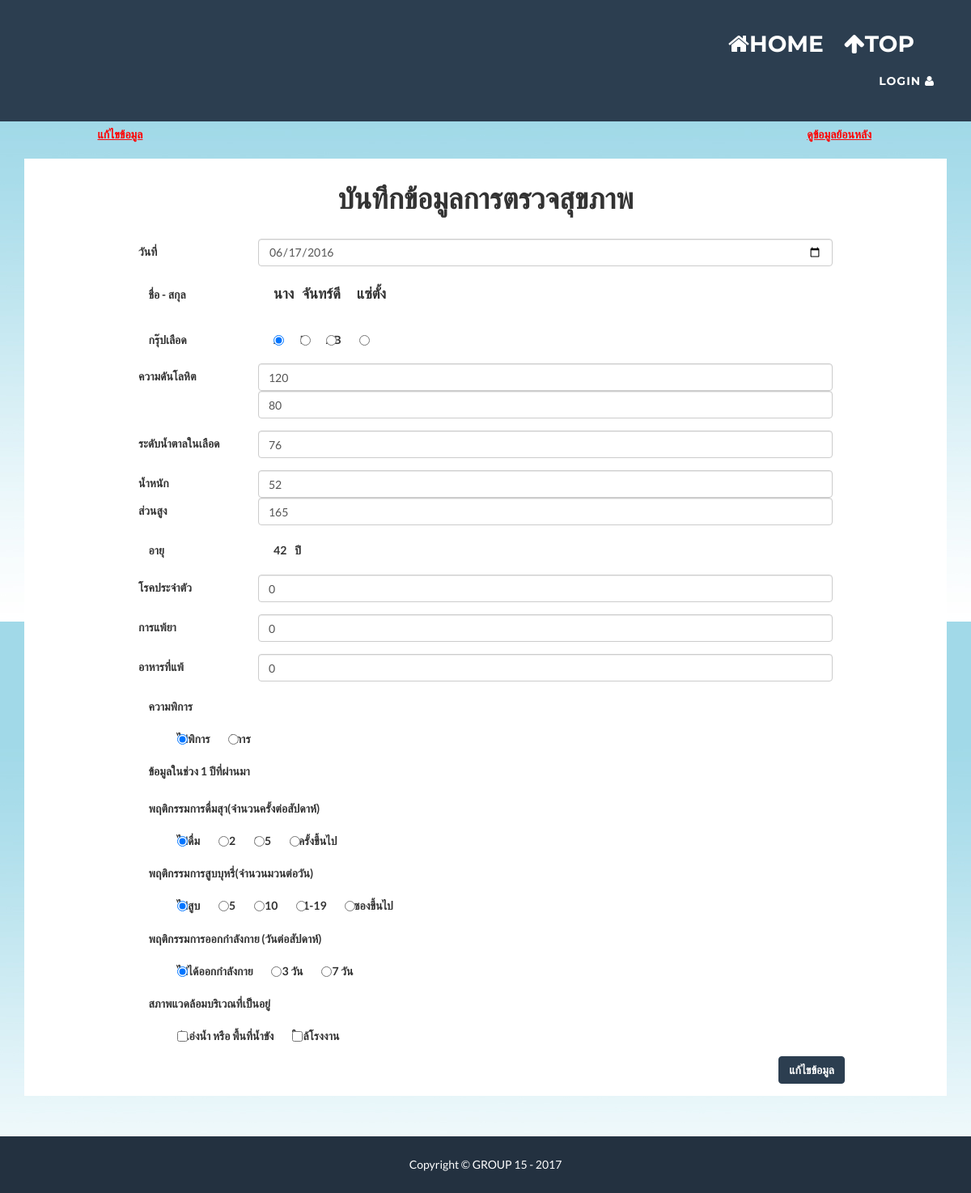
The app's page /adddata-old-case-edit.php?id=1234423443546, older data.
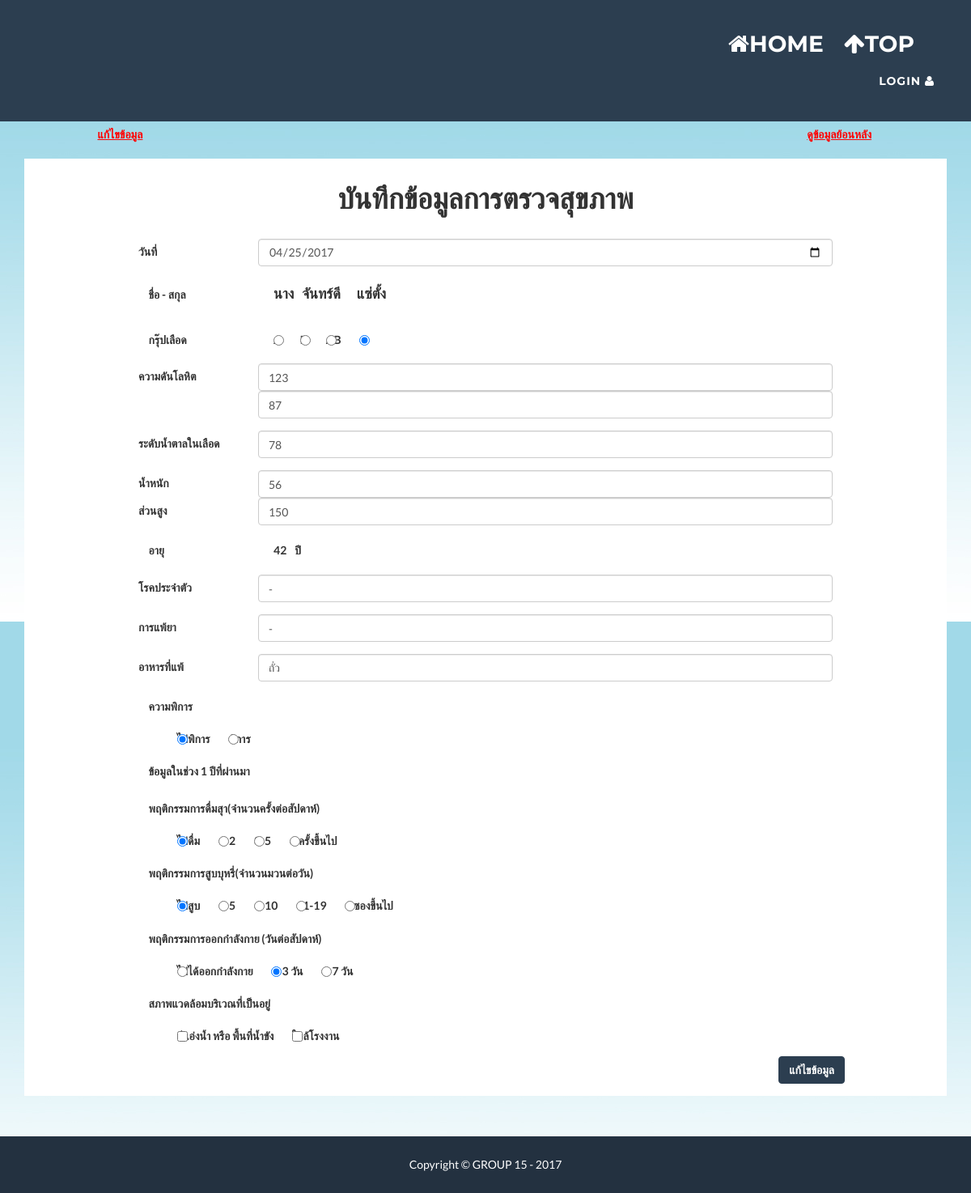
The same page, newer data.
### tables this page shows
CREATE TABLE `health_info` (
  `Hcid` varchar(13) NOT NULL,
  `Year` year(4) NOT NULL,
  `Date_of_Health` date NOT NULL,
  `Blood_group` char(2) NOT NULL,
  `BP_SYS` int(3) NOT NULL,
  `BP_DIA` int(3) NOT NULL,
  `FBS` int(3) NOT NULL,
  `Weight` double(5,0) NOT NULL,
  `Height` double(6,0) NOT NULL,
  `Chronic_Disease` varchar(150) NOT NULL,
  `Intolerance` varchar(150) NOT NULL,
  `Food_allergies` varchar(150) NOT NULL,
  `Disability` int(1) NOT NULL,
  `BOA` int(1) NOT NULL,
  `BOS` int(1) NOT NULL,
  `Exercise` int(1) NOT NULL,
  `Water_area` int(1) NOT NULL,
  `Near_factory` int(1) NOT NULL
);

### adddata-old-case-edit.php (the view, shortened to what the changed rows need)
<?php include "head.php" ?>
<?php include "connection.php" ?>
<?php
    $id = $_GET['id'];
?>
 <?php
    $sql = "SELECT * FROM health_info WHERE Hcid = '$id' ";
    $result = mysqli_query($con,$sql);
    while($row = mysqli_fetch_array($result)){
        $d = $row["Date_of_Health"];
        $w = $row["Weight"];
        $h = $row["Height"];
        $bg = $row["Blood_group"];
        $dis= $row["Disability"];
        $into = $row["Intolerance"];
        $food = $row["Food_allergies"];
        $sys = $row["BP_SYS"];
        $dia = $row["BP_DIA"];
        $fbs = $row["FBS"];
        $chr = $row["Chronic_Disease"];
        $bos = $row["BOS"];
        $boa = $row["BOA"];
        $ex = $row["Exercise"];
        $wa = $row["Water_area"];
        $nf = $row["Near_factory"];
    }
    if(isset($_SESSION['PHP_SELF'])){
        $p = htmlspecialchars($_SESSION['PHP_SELF']);
    }else{
        $p = '';
    }
?>
<div>
    <div class="container" style="background:white" d>
      <div class="row">
        <div class="col-lg-12">
          <div style="width:100%" >
            <div align="center" style="padding-top:10px;padding-bottom:20px"><h1>บันทึกข้อมูลการตรวจสุขภาพ</h1></div>
            <form name="myForm" action="<?php echo $p?>" method="POST" onsubmit="return validateForm()">
              <div class="form-group row" style="margin-left:10%;margin-right:10%" id="lname_div">
            <div class="col-10">
              <?php echo "<input class='form-control' type='date' class='form-control' id='date' placeholder='Date' maxlength='0' value='$d'>"?>
            </div>
            </div>
              <div class="form-check form-group row" style="margin-left:10%">
                <label class="form-check-label">
                  <input class="form-check-input" type="radio" name="BloodGroup" id="inlineRadioA" value='$bg' <?php if($bg == 'A') echo "checked"; ?>>A
                </label>
                <label class="form-check-label" style="margin-left:2%">
                  <input class='form-check-input' type='radio' name='BloodGroup' id='inlineRadioA' value='$bg' <?php if($bg == 'B') echo "checked"; ?>>B
                </label>
                <label class="form-check-label" style="margin-left:2%">
                  <input class='form-check-input' type='radio' name='BloodGroup' id='inlineRadioA' value='$bg'<?php if($bg == 'AB') echo "checked"; ?>>AB
                </label>
                <label class="form-check-label" style="margin-left:2%">
                  <input  class='form-check-input' type='radio' name='BloodGroup' id='inlineRadioA' value='$bg' <?php if($bg == 'O') echo "checked";?>>O
                </label>
              </div>
              <div class="form-group row" style="margin-left:10%;margin-right:10%">
                <div class="col-10">
                  <?php echo "<input  class='form-control' type='number' id='SYS' name='SYS' placeholder='SYS' min='1' max='999' value='$sys'>" ?>
                  <?php echo "<input  class='form-control' type='number' id='DIA' name='DIA'  placeholder='DIA' min='1' max='999' value='$dia'>" ?>
                </div>
              </div>
              <div class="form-group row" style="margin-left:10%;margin-right:10%">
                <div class="col-10">
                  <?php echo "<input class='form-control' type='number' id='FBS' name='FBS' placeholder='FBS' min='1' max='999' value='$fbs'>" ?>
                </div>
              </div>
              <div class="form-group row" style="margin-left:10%;margin-right:10%">
               <div class="col-10">
                <?php echo "<input class='form-control' type='number' id='weight' name='weight' placeholder='kilogram' min='1' max='999' value='$w'>" ?>
              </div>
              <div class="col-10">
                <?php echo "<input class='form-control' type='number' id='height' name='height' placeholder='meter' min='1' max='999' value='$h'>" ?>
              </div>
            </div>
                <div class="form-group row" style="margin-left:10%;margin-right:10%" id="chr_div">
              <div class="col-10">
                <?php echo"<input  class='form-control' type='text' id='chr' name='chr' placeholder='โรคประจำตัว' onkeyup='clean_not_char(this)' onkeydown='clean_not_char(this)' value = '$chr'>" ?>
              </div>
          </div>
          <div class="form-group row" style="margin-left:10%;margin-right:10%" id="into_div">
              <div class="col-10">
                <?php echo "<input  class='form-control' type='text' id='into' name='into' placeholder='การแพ้ยา' onkeyup='clean_not_char(this)' onkeydown='clean_not_char(this)' value = '$into'>" ?>
              </div>
          </div>
          <div class="form-group row" style="margin-left:10%;margin-right:10%" id="food_div">
              <div class="col-10">
                <?php echo "<input class='form-control' type='text' id='food' name='food' placeholder='อาหารที่แพ้' onkeyup='clean_not_char(this)' onkeydown='clean_not_char(this)' value='$food'>" ?>
              </div>
          </div>
          <div class="form-check form-group row" style="margin-left:10%" >
            <label class="form-check-label"  style="margin-left:5%">
              <input class='form-check-input' type='radio' name='disa' id='disa0' value='$dis' <?php if($dis == 0) echo "checked"?>>ไม่พิการ
            </label>
            <label class="form-check-label" style="margin-left:2%">
              <input class='form-check-input' type='radio' name='disa' id='disa1' value='$dis' <?php if($dis == 1) echo "checked"?>>พิการ
            </label>
          </div>
            <div class="form-check form-group row" style="margin-left:10%">
              <label class="form-check-label" style="margin-left:5%">
                <input class='form-check-input' type='radio' name='Drink' id='drink0' value='$boa' <?php if($boa == 0) echo "checked"?>> ไม่ดื่ม
              </label>
              <label class="form-check-label" style="margin-left:2%">
                <input  class='form-check-input' type='radio' name='Drink' id='drink1' value='$boa' <?php if($boa == 1) echo "checked"?>> 1-2
              </label>
              <label class="form-check-label" style="margin-left:2%">
                <input  class='form-check-input' type='radio' name='Drink' id='drink2' value='$boa' <?php if($boa == 2) echo "checked"?>> 3-5
              </label>
              <label class="form-check-label" style="margin-left:2%">
                <input  class='form-check-input' type='radio' name='Drink' id='drink3' value='$boa' <?php if($boa == 3) echo "checked"?>> 6 ครั้งขึ้นไป
              </label>
            </div>
            <div class="form-check form-group row" style="margin-left:10%">
              <label class="form-check-label"  style="margin-left:5%">
                <input  class='form-check-input' type='radio' name='Smoke' id='Smoke0' value='$bos' <?php if($bos == 0) echo "checked"?>> ไม่สูบ
              </label>
              <label class="form-check-label" style="margin-left:2%">
                <input class='form-check-input' type='radio' name='Smoke' id='Smoke1' value='$bos' <?php if($bos == 1) echo "checked"?>> 1-5
              </label>
              <label class="form-check-label" style="margin-left:2%">
                <input class='form-check-input' type='radio' name='Smoke' id='Smoke2' value='$bos' <?php if($bos == 2) echo "checked"?>> 6-10
              </label>
              <label class="form-check-label" style="margin-left:2%">
                <input  class='form-check-input' type='radio' name='Smoke' id='Smoke3' value='$bos' <?php if($bos == 3) echo "checked"?>> 11-19
              </label>
              <label class="form-check-label" style="margin-left:2%">
                <input  class='form-check-input' type='radio' name='Smoke' id='Smoke4' value='$bos'<?php if($bos == 4) echo "checked"?>> 1 ซองขึ้นไป
              </label>
            </div>
            <div class="form-check form-group row" style="margin-left:10%">
              <label class="form-check-label"  style="margin-left:5%">
                <input  class='form-check-input' type='radio' name='exercise' id='exercise0' value='$ex' <?php if($ex == 0) echo "checked" ?>>ไม่ได้ออกกำลังกาย
              </label>
              <label class="form-check-label" style="margin-left:2%">
                <input  class='form-check-input' type='radio' name='exercise' id='exercise1' value='$ex' <?php if($ex == 1) echo "checked"?>>1-3 วัน
              </label>
              <label class="form-check-label" style="margin-left:2%">
                <input  class='form-check-input' type='radio' name='exercise' id='exercise2' value='$ex' <?php if($ex == 2) echo "checked"?>>4-7 วัน
              </label>
            </div>
            <div class="form-check form-group row" style="margin-left:10%">
              <label class="form-check-label"  style="margin-left:5%">
                <input  class='form-check-input' type='checkbox' id='homearea1' name='homeArea1' value='$wa' <?php if($wa == 1) echo "checked"?> aria-label='...'>มีแอ่งน้ำ หรือ พื้นที่น้ำขัง
              </label>
              <label class="form-check-label" style="margin-left:2%">
                <input  class='form-check-input' type='checkbox' id='homearea2' name='homeArea2' value='$nf' <?php if($nf == 1) echo "checked"?> aria-label='...'>ใกล้โรงงาน
              </label>
            </div>
          </form>
        </div>
      </div>
    </div>
  </div>
</div>
<?php include "foot.php" ?>

Row changes from the older to the newer data that the page shows:
no longer on this page (row edited): health_info: Date_of_Health "06/17/2016", Blood_group "☑ A", Blood_group "☐ B", Blood_group "☐ AB", Blood_group "☐ O", SYS "120", DIA "80", FBS "76", weight "52", height "165", chr "0", into "0", food "0", Disability "☑ ไม่พิการ", Disability "☐ พิการ", BOA "☑ ไม่ดื่ม", BOA "☐ 1-2", BOA "☐ 3-5", BOA "☐ 6 ครั้งขึ้นไป", BOS "☑ ไม่สูบ", BOS "☐ 1-5", BOS "☐ 6-10", BOS "☐ 11-19", BOS "☐ 1 ซองขึ้นไป", Exercise "☑ ไม่ได้ออกกำลังกาย", Exercise "☐ 1-3 วัน", Exercise "☐ 4-7 วัน"
added health_info: Date_of_Health "04/25/2017", Blood_group "☐ A", Blood_group "☐ B", Blood_group "☐ AB", Blood_group "☑ O", SYS "123", DIA "87", FBS "78", weight "56", height "150", chr "-", into "-", food "ถั่ว", Disability "☑ ไม่พิการ", Disability "☐ พิการ", BOA "☑ ไม่ดื่ม", BOA "☐ 1-2", BOA "☐ 3-5", BOA "☐ 6 ครั้งขึ้นไป", BOS "☑ ไม่สูบ", BOS "☐ 1-5", BOS "☐ 6-10", BOS "☐ 11-19", BOS "☐ 1 ซองขึ้นไป", Exercise "☐ ไม่ได้ออกกำลังกาย", Exercise "☑ 1-3 วัน", Exercise "☐ 4-7 วัน"
Text that changed along with them:
form field homeArea1: "☐" → (not shown)
form field homeArea2: "☐" → (not shown)
